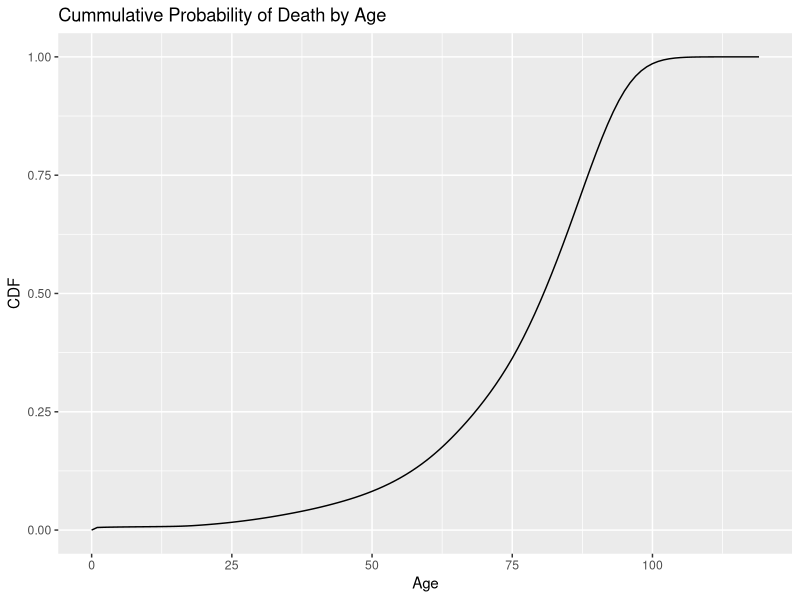
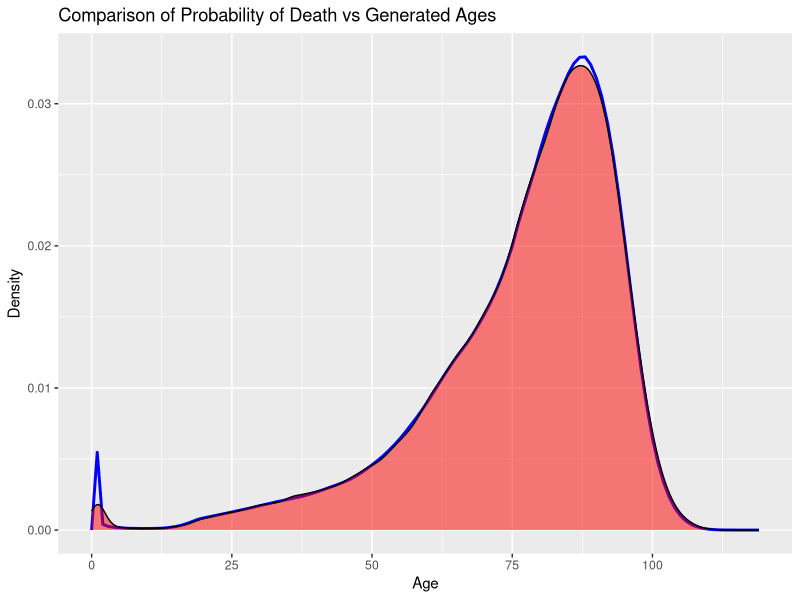
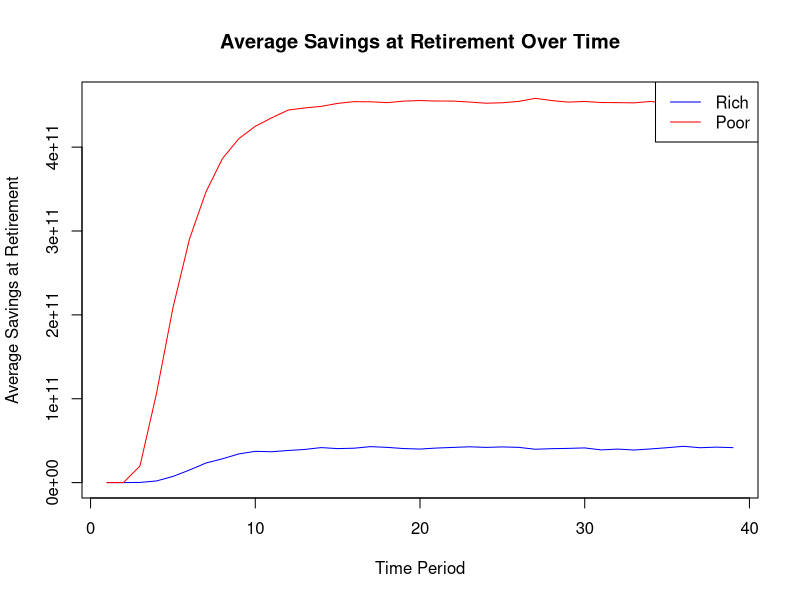

Source code (R) for these figures, in order:
## ---- chunk 1
library(tidyverse)
## ---- chunk 2
#population counts
rich_population <- 5000
poor_population <- 10000
#initial wages
rich_wage <- 4
poor_wage <- 2

# Initialize wages vector
wages <-c(rep(rich_wage,rich_population), rep(poor_wage, poor_population))
#Initialize retired vector (empty)
retired <- c(rep(0, rich_population+poor_population))
## ---- chunk 3
savings_rate <- 0.5
#Initialize life savings vector
working <- wages * savings_rate  

## ---- chunk 4
prob_rich_to_poor <- 0.1 #a 10% chance of a child from a rich parent becoming poor
prob_poor_to_rich <- 0.05 #5% chance of a child of a poor parent becoming rich


#class movement
update_class <- function(wages) {
  new_wages <- lapply(wages, function(income) {
    if (income == poor_wage) {
      if (runif(1) < (1-prob_poor_to_rich)) {
        return(poor_wage)
      } 
      else {
        return(rich_wage)
      }
    } 
    else {
      if (runif(1) < (1-prob_rich_to_poor)) {
        return(rich_wage)
      } else {
        return(poor_wage)
      }
    }
  })
  
  return(unlist(new_wages))
}

## ---- chunk 5
### Cobb-Douglas parameters, must sum to 1

alpha <- 0.3
beta <- 0.5
gamma <- 0.2

#function to compute total capital
compute_capital <- function(retired) {
  
  # Retired agents wealth is their savings
  retired_capital <- sum(retired)
  
  # Total capital in the economy is total savings b/c no foreign investment
  total_capital <- retired_capital
  return(total_capital)
}

# Function to compute the number of workers
total_labor <- function(working) {
  return(length(working))  # The number of working agents
}

# Function to calculate the marginal product of labor (wage) using the Cobb-Douglas production function
update_wages <- function(wages) {
  #separating working agents into ricch and poor groups
  rich_agents <- wages[wages == rich_wage]  # Agents earning the rich wage
  poor_agents <- wages[wages == poor_wage]  # Agents earning the poor wage
  
  
  # Compute total capital (wealth)
  total_capital <- compute_capital(retired)
  
  # Total labor (number of working agents)
  rich_labor <- length(rich_agents)
  poor_labor <- length(poor_agents)
  
  # Cobb-Douglas production function for the marginal product of labor (MPL)
  total_output <- total_capital^alpha * rich_labor^beta * poor_labor^gamma  # Total output in the economy
  
  new_rich_wage <- beta * total_output * rich_labor^(1-beta) * poor_labor^gamma
  new_poor_wage <- gamma * total_output * rich_labor^beta * poor_labor^(1-gamma)
  return(c(new_rich_wage,new_poor_wage))
}

## ---- chunk 6
update_savings <- function(rich_wage,poor_wage, new_rich_wage, new_poor_wage, wages){
  new_working <-lapply(wages, function(income) {
    if (income == poor_wage) {
      return(new_poor_wage)
    } 
    else {
      return(new_rich_wage)
    }
  })
  
  return(unlist(new_working))
}
## ---- chunk 7
Social_Security_Deaths_2021 <- read_csv(".github/workflows/Social Security Deaths 2021.csv")
## ---- chunk 8
cdf_data <- Social_Security_Deaths_2021 |> 
  mutate(cdf = `total deaths`/205000) 
  
ggplot(cdf_data, aes(x = age, y = cdf))+
         geom_line()+
  labs(title = "Cummulative Probability of Death by Age",
       x = "Age", 
       y = "CDF") 
## ---- chunk 9
# Function for inverse transform sampling
inverse_transform_sampling <- function(cdf_data, n_samples) {
  # Step 1: Generate `n_samples` uniform random numbers between 0 and 1
  uniform_randoms <- runif(n_samples)
  
  # Step 2: For each random number, find the corresponding value in the CDF
  sampled_values <- sapply(uniform_randoms, function(u) {
    # Find the smallest `age` where `cdf >= u`
    age_sampled <- cdf_data$age[min(which(cdf_data$cdf >= u))]  
    return(age_sampled)
  })
  
  return(sampled_values)
}

death_age <- inverse_transform_sampling(cdf_data, rich_population+poor_population)

## ---- chunk 10
set.seed(4747)
n_samples <- 100000
random_samples <- inverse_transform_sampling(cdf_data, n_samples)


true_prob_deaths <- Social_Security_Deaths_2021 |>
  mutate(deaths_at_age = `total deaths` - lag(`total deaths`, default = first(`total deaths`))) |>
  mutate(prob_of_death = deaths_at_age/205000)
  
  
# Create a data frame of generated ages for histogram
generated_ages_df <- data.frame(age = random_samples)

# Plot
ggplot() +
  #pdf (line)
  geom_line(data = true_prob_deaths, aes(x = age, y = prob_of_death), color = "blue", size = 1) +
  
  #generated ages (density)
  geom_density(data = generated_ages_df, aes(x = age), fill = "red", alpha = 0.5) +
  
  labs(title = "Comparison of Probability of Death vs Generated Ages",
       x = "Age", 
       y = "Density") 

## ---- chunk 11
death_age <- inverse_transform_sampling(cdf_data, rich_population+poor_population)
## ---- chunk 12
#piecewise bequest rate definition:
#if death age (da) <= 20, br = 0
#if 20< da < 60, br = 2.5 (da/100) - 0.5
#if 60< da, br = -2.5(da/100) + 0.5

br <- ifelse(death_age < 20, 0, 
             ifelse(death_age < 60, 2.5 * (death_age / 100) - 0.5,
                    ifelse(death_age < 100, -2.5 * (death_age / 100) + 2.5, 0)
             )
)
## ---- chunk 13
time_periods <- 40

av_savings <- function(wages, retired) {
  rich_agents <- retired[wages == rich_wage]  # Agents earning the rich wage
  poor_agents <- retired[wages == poor_wage]  # Agents earning the poor wage
  rich_savings <- mean(rich_agents)
  poor_savings <- mean(poor_agents)
  return(c(rich_savings, poor_savings))
}

# Initialize vectors to store average savings over time
rich_avg_savings <- c()
poor_avg_savings <- c()

tracking_wages_rich <- c()
tracking_wages_poor <- c()

############ Main simulation loop##########################
for (t in 1:(time_periods - 1)) {
  #print(paste("Time Period:", t))
  #print("Working List:")
  #print(working)
  #print("Retired List:")
  #print(retired)
  
  
  # Compute capital and labor
  #total_capital <- compute_capital(working, retired)
  #labor <- total_labor(working)
  
  #Updated Bequest Rate
  bequest_rate <- ifelse(death_age < 20, 0, 
               ifelse(death_age < 60, 2.5 * (death_age / 100) - 0.5,
                      ifelse(death_age < 100, -2.5 * (death_age / 100) + 2.5, 0)
               )
  )
  #Updated death ages for new generation
  death_age <- inverse_transform_sampling(cdf_data, rich_population+poor_population)
  
  # Update the retired list with new retirees and their inheritance
  retired <- bequest_rate*retired + working
  
  
  #for graph
  avg_savings <- av_savings(wages,retired)
  rich_avg_savings <- c(rich_avg_savings, avg_savings[1])
  poor_avg_savings <- c(poor_avg_savings, avg_savings[2])
  tracking_wages_rich <- c(tracking_wages_rich, rich_wage)
  tracking_wages_poor <- c(tracking_wages_poor, poor_wage)
  
  #get new wage rates
  new_rich_wage <- update_wages(wages)[1]
  new_poor_wage <- update_wages(wages)[2]
  
  # Update the working list with class movement of new generation
  wages <- update_class(wages)
  #update working incomes
  wages <-update_savings(rich_wage, poor_wage, new_rich_wage,new_poor_wage, wages)
  working <- wages *savings_rate
  rich_wage <- new_rich_wage
  poor_wage <- new_poor_wage
  
  
}


############ Graph ##################

# Plotting the average savings over time
time_periods_plot <- 1:(time_periods - 1)

plot(time_periods_plot, rich_avg_savings, type = "l", col = "blue", ylim = range(c(rich_avg_savings, poor_avg_savings)),
     xlab = "Time Period", ylab = "Average Savings at Retirement",
     main = "Average Savings at Retirement Over Time")
lines(time_periods_plot, poor_avg_savings, col = "red")
legend("topright", legend = c("Rich", "Poor"), col = c("blue", "red"), lty = 1)

